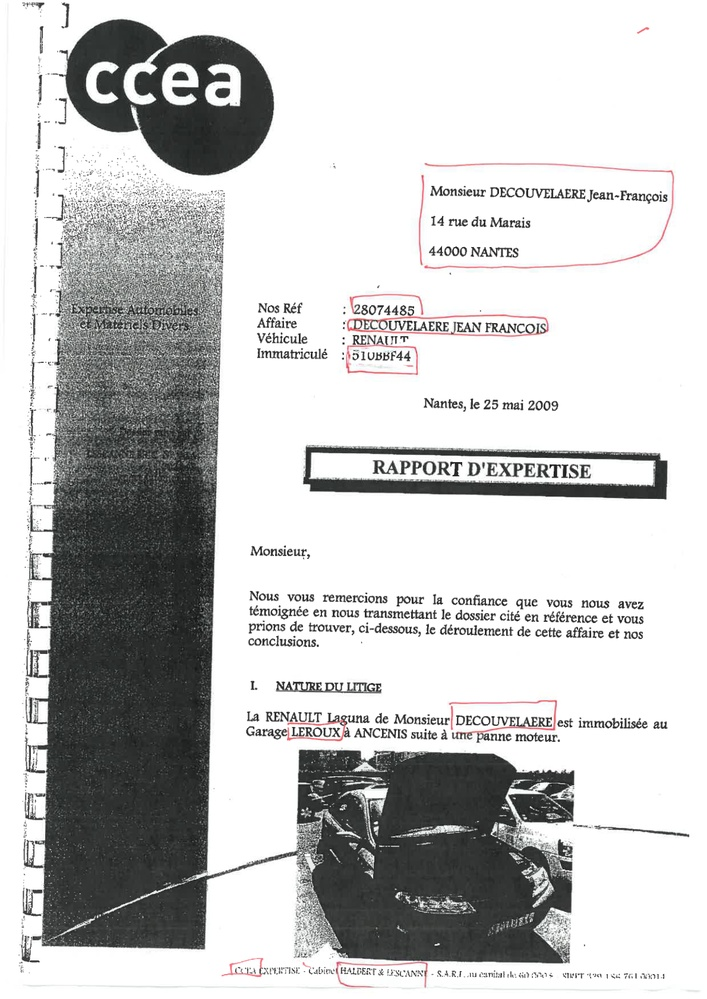
#> input picture Mastering_ocr/images/page-0-1651657651.9124749.jpg, 707 x 999 px, shrunk from 1190 x 1682 before the run
$ python histogram_equalisation.py --image ../Mastering_ocr/images/page-0-1651657651.9124749.jpg
#> lines starting #> are read from the running program, lines starting #| are printed output that depends on the picture
import numpy as np
import argparse
import cv2

ap=argparse.ArgumentParser()
ap.add_argument("-i","--image",required=True,help="path to the image")
args=vars(ap.parse_args())

image=cv2.imread(args["image"])
#> image is the input picture: shape (999, 707, 3); mean B, G, R 197.1, 197.4, 197.1
image=cv2.cvtColor(image,cv2.COLOR_BGR2GRAY)
#> image: shape (999, 707)

eq=cv2.equalizeHist(image)
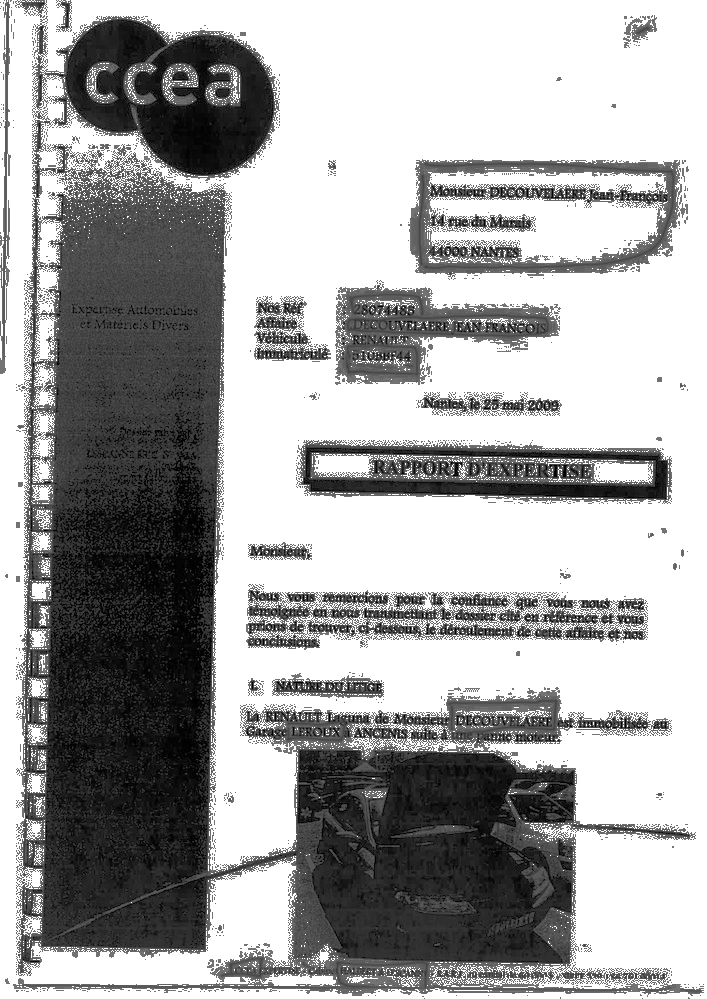
#> eq: shape (999, 707); min 0, max 255, mean 166.5

cv2.imshow("Histogram Equaalization ",np.hstack([image,eq]))
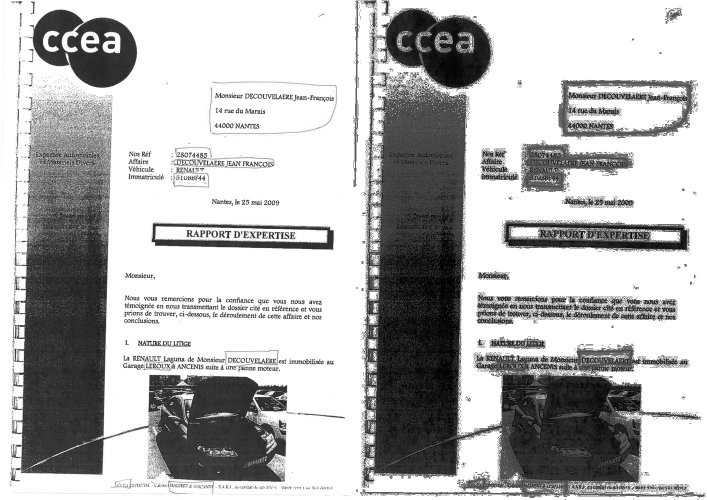
#> window 'Histogram Equaalization ': shape (999, 1414) (shown at 1/2 size); min 0, max 255, mean 181.8
cv2.waitKey(0)
